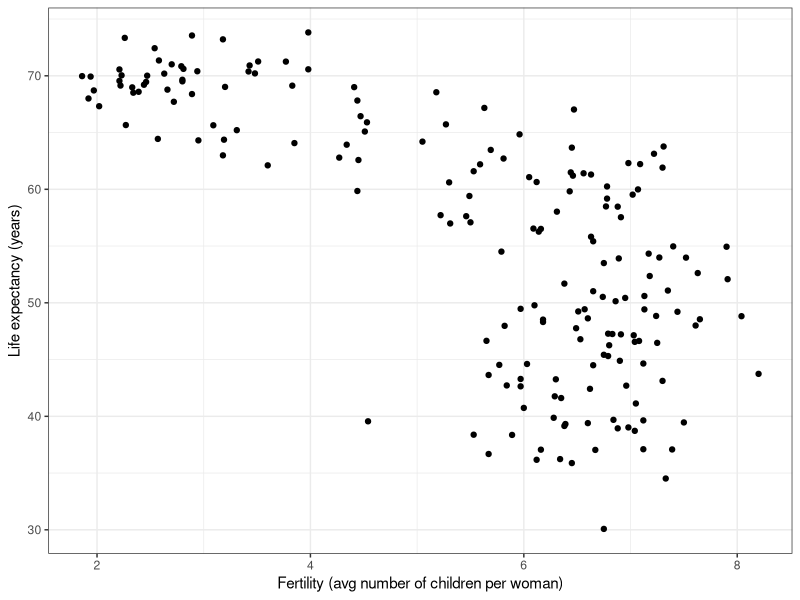
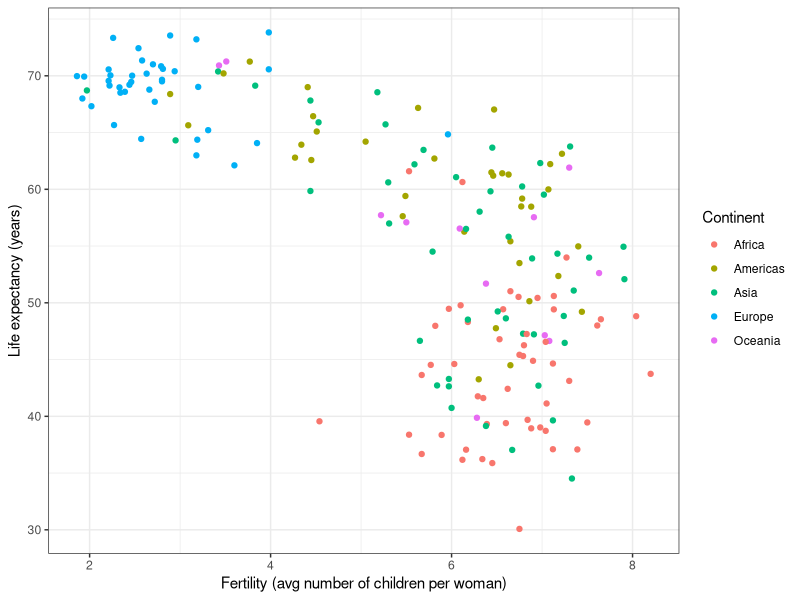
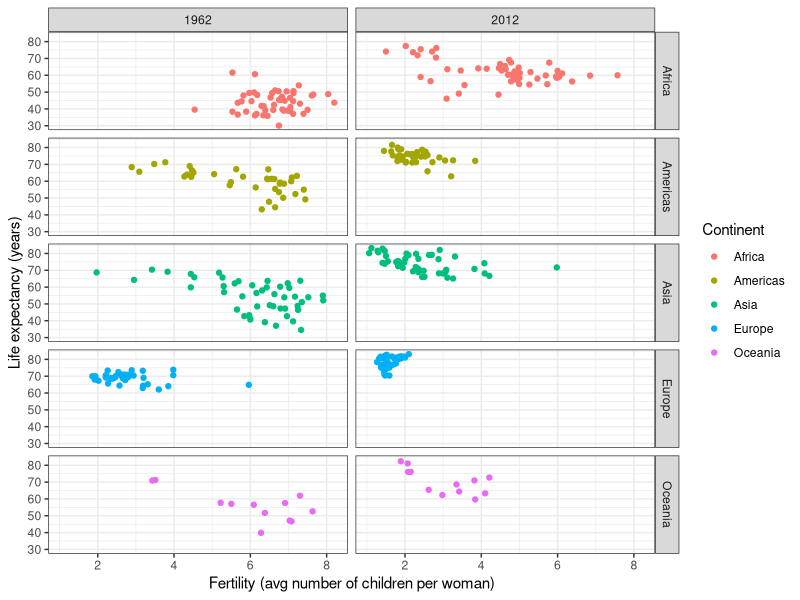
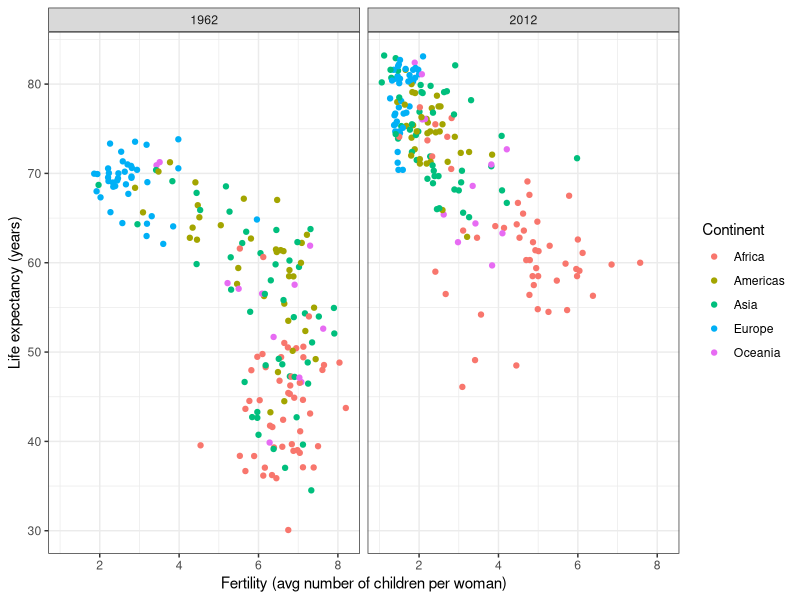
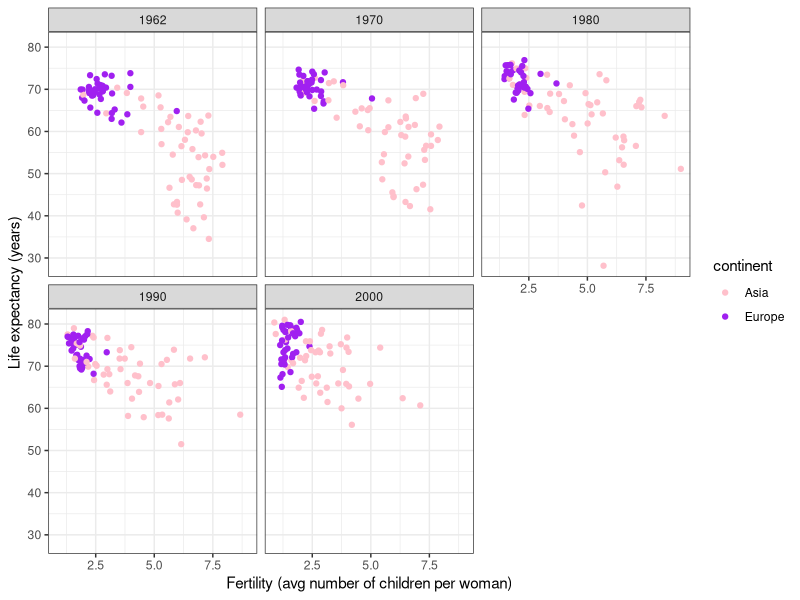
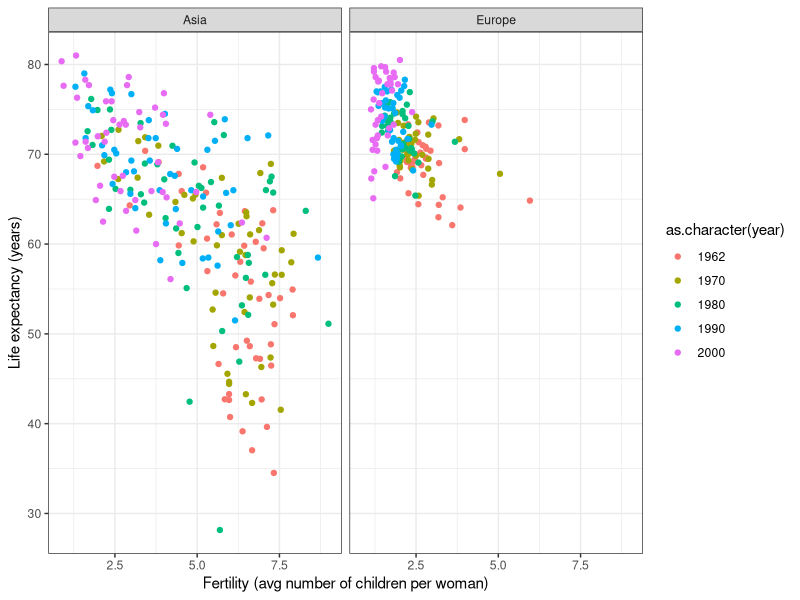
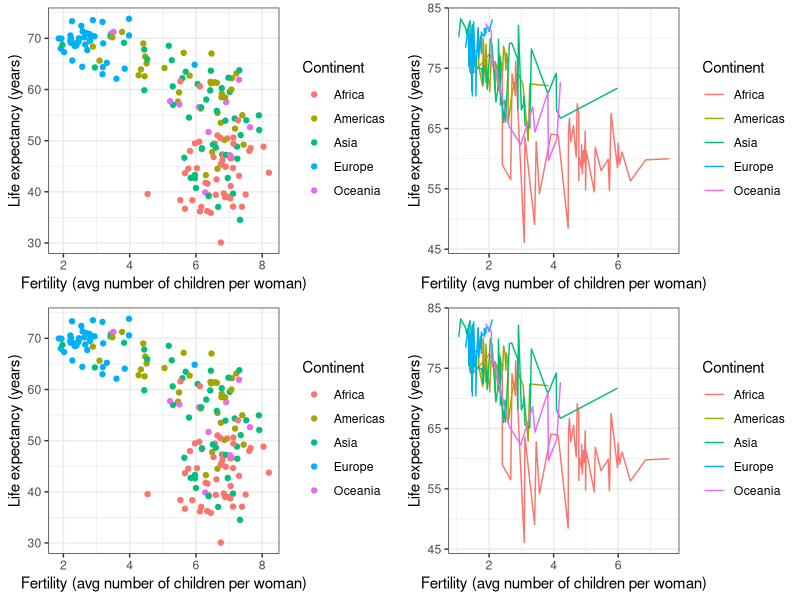
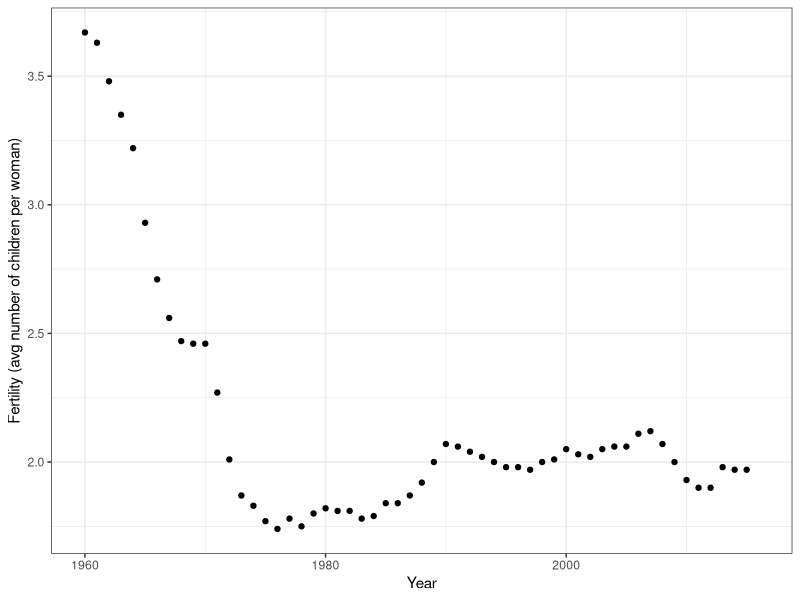

Here is the R script that generated these plots, in order:
## ---- chunk 1
knitr::opts_chunk$set(echo = TRUE)
## ---- chunk 2
library(dslabs)
data(gapminder)
head(gapminder)
## ---- chunk 3
library(tidyverse)
gapminder %>% filter(year == 2015 & country %in% c("Sri Lanka","Turkey")) %>% 
  select(country, infant_mortality)
## ---- chunk 4
comp_table <- tibble(comparison = rep(1:5, each = 2),
                     country = c("Sri Lanka", "Turkey", "Poland", "South Korea", "Malaysia", "Russia", "Pakistan","Vietnam","Thailand","South Africa"))

tmp <- gapminder %>% filter(year == 2015) %>% 
  select(country, infant_mortality) %>% 
  mutate(country = as.character(country)) ##to match characters to characters

tab <- inner_join(comp_table, tmp, by = "country") %>% select(-comparison)

bind_cols(slice(tab,seq(1,9,2)), slice(tab,seq(2,10,2))) %>% knitr::kable(col.names = c('Country_1', 'Infant_Mortality_1', 'Country_2', 'Infant_Mortality_2'))
## ---- chunk 5
ds_theme_set()


gapminder %>% 
  filter(year == 1962) %>% 
  ggplot(aes(x = fertility, y= life_expectancy)) +
  geom_point() +
  ylab("Life expectancy (years)") + 
  xlab("Fertility (avg number of children per woman)")
## ---- chunk 6
filter(gapminder, year == 1962) %>%
  ggplot(aes(fertility, life_expectancy)) +
  geom_point(aes(color = continent)) +
  xlab("Fertility (avg number of children per woman)") +
  ylab("Life expectancy (years)") + 
  scale_color_discrete(name = "Continent")
## ---- chunk 7
gapminder %>% filter(year %in% c(1962, 2012)) %>%
  ggplot(aes(fertility, life_expectancy, color = continent)) +
  geom_point() +
  facet_grid(continent~year) +
  xlab("Fertility (avg number of children per woman)") +
  ylab("Life expectancy (years)") + 
  scale_color_discrete(name = "Continent")
## ---- chunk 8
filter(gapminder, year %in% c(1962, 2012)) %>%
  ggplot(aes(fertility, life_expectancy, color = continent)) +
  geom_point() +
  facet_grid(. ~ year) +
  xlab("Fertility (avg number of children per woman)") +
  ylab("Life expectancy (years)") + 
  scale_color_discrete(name = "Continent")
## ---- chunk 9
years <- c(1962, 1970, 1980, 1990, 2000)
continents <- c("Europe", "Asia")
gapminder %>% 
  filter(year %in% years & continent %in% continents) %>%
  ggplot(aes(fertility, life_expectancy, color = continent)) +
  geom_point() +
  facet_wrap(. ~ year)  +
  xlab("Fertility (avg number of children per woman)") +
  ylab("Life expectancy (years)") + 
  scale_color_manual(values = c('pink', 'purple')) ### for custom colors


### "Invert Plot"
### facet by continent
### color by year
### x-y remains the same

gapminder %>% 
  filter(year %in% years & continent %in% continents) %>%
  ggplot(aes(x = fertility, y = life_expectancy, color = as.character(year))) + 
  geom_point() + 
  facet_wrap(~continent) + 
  xlab("Fertility (avg number of children per woman)") +
  ylab("Life expectancy (years)")

## ---- chunk 10
library(gridExtra)
p1 <- filter(gapminder, year == 1962) %>%
  ggplot(aes(fertility, life_expectancy, col = continent)) +
  geom_point()  +
  xlab("Fertility (avg number of children per woman)") +
  ylab("Life expectancy (years)") + 
  scale_color_discrete(name = "Continent")

p2 <- filter(gapminder, year == 2012) %>%
  ggplot(aes(fertility, life_expectancy, col = continent)) +
  # geom_point()  +
  geom_line() + 
  xlab("Fertility (avg number of children per woman)") +
  ylab("Life expectancy (years)") + 
  scale_color_discrete(name = "Continent")

grid.arrange(p1, p2, p1, p2, ncol = 2)
## ---- chunk 11
gapminder %>% filter(country == "United States") %>% 
  ggplot(aes(year, fertility)) +
  geom_point() +
  xlab("Year") +
  ylab("Fertility (avg number of children per woman)")
## ---- chunk 12
### Compute average fertility by year
df_avg <- 
  gapminder %>% 
  group_by(year, continent) %>% 
  summarize('mean_fertility' = mean(fertility)) %>% 
  ungroup()

gapminder %>% 
  ggplot(aes(year, fertility)) +
  facet_wrap(~continent) + 
  geom_line(aes(group = country), alpha = 0.2) +
  geom_line(data = df_avg, aes(x = year, y = mean_fertility, color = continent),lwd = 2) + 
  # geom_point() +
  xlab("Year") +
  ylab("Fertility (avg number of children per woman)")
## ---- chunk 13
countries <- c("South Korea", "Germany")
gapminder %>% filter(country %in% countries) %>% 
  ggplot(aes(year,fertility)) +
  geom_line() +
  xlab("Year") +
  ylab("Fertility (avg number of children per woman)")
## ---- chunk 14
countries <- c("South Korea", "Germany")
gapminder %>% filter(country %in% countries) %>% 
  ggplot(aes(year, fertility, group = country)) +
  geom_line() +
  xlab("Year") +
  ylab("Fertility (avg number of children per woman)")
## ---- chunk 15
countries <- c("South Korea", "Germany")
gapminder %>% filter(country %in% countries) %>% 
  ggplot(aes(year, fertility, color = country)) +
  geom_line() +
  xlab("Year") +
  ylab("Fertility (avg number of children per woman)") + 
  scale_color_discrete(name = "Country")
## ---- chunk 16
labels <- data.frame(country = countries, x = c(1975, 1965), y = c(5, 2.75))

gapminder %>% filter(country %in% countries) %>% 
  ggplot(aes(year, fertility, color = country)) +
  geom_line() +
  geom_text(data = labels, aes(x, y, label = country), size = 5) +
  theme(legend.position = "none") +
  xlab("Year") +
  ylab("Fertility (avg number of children per woman)")
## ---- chunk 17
gapminder <- gapminder %>% 
  mutate(dollars_per_day = gdp/population/365)
## ---- chunk 18
past_year <- 1970
gapminder %>% 
  filter(year == past_year & !is.na(gdp)) %>%
  ggplot(aes(x = dollars_per_day)) + 
  geom_histogram(binwidth = 1, color = "black", fill = "pink") +
  xlab("Dollars per day") +
  ylab("Number of countries")
## ---- chunk 19
gapminder %>% 
  filter(year == past_year & !is.na(gdp)) %>%
  ggplot(aes(log2(dollars_per_day))) + 
  geom_histogram(binwidth = 1, color = "black") +
  xlab("Dollars per day (log2 scale)") +
  ylab("Number of countries")
## ---- chunk 20
gapminder %>% filter(year == past_year) %>%
  ggplot(aes(log10(population))) +
  geom_histogram(binwidth = 0.5, color = "black") +
  xlab("Population (log10 scale)") +
  ylab("Number of countries")

gapminder %>% filter(year == past_year) %>%
  ggplot(aes(population)) +
  geom_histogram(binwidth = 0.5, color = "black") +
  scale_x_log10() + 
  xlab("Population (log10 scale)") +
  ylab("Number of countries")


## ---- chunk 21
gapminder %>% 
  filter(year == past_year & !is.na(gdp)) %>%
  ggplot(aes(dollars_per_day)) + 
  geom_histogram(binwidth = 1, color = "black") +
  scale_x_continuous(trans = "log2") +
  xlab("Dollars per day") +
  ylab("Number of countries")
## ---- chunk 22
levels(gapminder$region)
length(levels(gapminder$region))
## ---- chunk 23
p <- gapminder %>% 
  filter(year == past_year & !is.na(gdp)) %>%
  ggplot(aes(region, dollars_per_day))  +
  xlab("Region") +
  ylab("Dollars per day")
p + geom_boxplot() 
## ---- chunk 24
p + geom_boxplot() +
  theme(axis.text.x = element_text(angle = 90, hjust = 1))  +
  xlab("") +
  ylab("Dollars per day")
## ---- chunk 25
fac <- factor(c("Asia", "Asia", "West", "West", "West"))
levels(fac)

value <- c(10, 11, 12, 6, 4)
fac <- reorder(fac, value, FUN = mean)
levels(fac)
## ---- chunk 26
p <- gapminder %>% 
  filter(year == past_year & !is.na(gdp)) %>%
  mutate(region = reorder(region, dollars_per_day, FUN = median)) %>%
  ggplot(aes(region, dollars_per_day, fill = continent)) +
  geom_boxplot() +
  theme(axis.text.x = element_text(angle = 90, hjust = 1)) +
  xlab("") +
  ylab("Dollars per day") +
  labs(fill = "Continent")
p
## ---- chunk 27
p + scale_y_continuous(trans = "log2")
## ---- chunk 28
p + scale_y_continuous(trans = "log2") + 
  geom_point() +
  xlab("") +
  ylab("Dollars per day") +
  labs(fill = "Continent")
## ---- chunk 29
west <- c("Western Europe","Northern Europe","Southern Europe",
          "Northern America","Australia and New Zealand")
## ---- chunk 30
gapminder %>% 
  filter(year == past_year & !is.na(gdp)) %>%
  mutate(group = ifelse(region %in% west, "West", "Developing")) %>%
  ggplot(aes(dollars_per_day)) +
  geom_histogram(binwidth = 1, color = "black") +
  scale_x_continuous(trans = "log2") + 
  facet_grid(. ~ group)  +
  xlab("Number of countries") +
  ylab("Dollars per day")
## ---- chunk 31
past_year <- 1970
present_year <- 2010
gapminder %>% 
  filter(year %in% c(past_year, present_year) & !is.na(gdp)) %>%
  mutate(group = ifelse(region %in% west, "West", "Developing")) %>%
  ggplot(aes(dollars_per_day)) +
  geom_histogram(binwidth = 1, color = "black") +
  scale_x_continuous(trans = "log2") + 
  facet_grid(year ~ group)  +
  xlab("Number of countries") +
  ylab("Dollars per day")
## ---- chunk 32
country_list_1 <- gapminder %>% 
  filter(year == past_year & !is.na(dollars_per_day)) %>% .$country

country_list_2 <- gapminder %>% 
  filter(year == present_year & !is.na(dollars_per_day)) %>% .$country

country_list <- intersect(country_list_1, country_list_2)
## ---- chunk 33
gapminder %>% 
  filter(year %in% c(past_year, present_year) & country %in% country_list) %>%
  mutate(group = ifelse(region %in% west, "West", "Developing")) %>%
  ggplot(aes(dollars_per_day)) +
  geom_histogram(binwidth = 1, color = "black") +
  scale_x_continuous(trans = "log2") + 
  facet_grid(year ~ group)  +
  xlab("Number of countries") +
  ylab("Dollars per day")
## ---- chunk 34
p <- gapminder %>% 
  filter(year %in% c(past_year, present_year) & country %in% country_list) %>%
  mutate(region = reorder(region, dollars_per_day, FUN = median)) %>%
  ggplot() +
  theme(axis.text.x = element_text(angle = 90, hjust = 1)) +
  xlab("") +
  ylab("Dollars per day") +
  scale_y_continuous(trans = "log2") +
  labs(fill = "Continent")
## ---- chunk 35
p + geom_boxplot(aes(region, dollars_per_day, fill = continent)) +
  facet_grid(year~.)
## ---- chunk 36
p + geom_boxplot(aes(region, dollars_per_day, fill = factor(year))) +
  labs(fill = "Year")
## ---- chunk 37
gapminder %>% 
  filter(year %in% c(past_year, present_year) & country %in% country_list) %>%
  mutate(year = ifelse(year == past_year, "past", "present")) %>%
  select(country, region, continent, year, dollars_per_day) %>%
  head()
## ---- chunk 38
gapminder %>% 
  filter(year %in% c(past_year, present_year) & country %in% country_list) %>%
  mutate(year = ifelse(year == past_year, "past", "present")) %>%
  select(country, region, continent, year, dollars_per_day) %>%
  spread(year, dollars_per_day) %>%
  head()
## ---- chunk 39
gapminder %>% 
  filter(year %in% c(past_year, present_year) & country %in% country_list) %>%
  mutate(year = ifelse(year == past_year, "past", "present")) %>%
  select(country, region, continent, year, dollars_per_day) %>%
  spread(year, dollars_per_day)  %>%
  mutate(difference = present/past) %>%
  mutate(region = reorder(region, difference, FUN = median)) %>%
  ggplot(aes(region,  difference, fill = factor(continent))) +
  geom_boxplot() + 
  geom_point(show.legend = FALSE) +
  theme(axis.text.x = element_text(angle = 90, hjust = 1)) +
  xlab("") + ylab("Fold Increase Between 1970 and 2010") +
  labs(fill = "Continent") +
  scale_y_continuous(trans = "log2")  
## ---- chunk 40
ylab(paste("Fold Increase Between", past_year, "and", present_year))
## ---- chunk 41
gapminder %>% 
  filter(year %in% c(past_year, present_year) & country %in% country_list) %>%
  ggplot(aes(dollars_per_day)) +
  geom_density(fill = "grey") + 
  scale_x_continuous(trans = "log2") + 
  xlab("Dollars per day") +
  facet_grid(year~.)
## ---- chunk 42
gapminder %>% 
  filter(year == past_year & country %in% country_list) %>%
  mutate(group = ifelse(region %in% west, "West", "Developing")) %>% group_by(group) %>% 
  summarize(n=n()) %>% knitr::kable()
## ---- chunk 43
gapminder %>% 
  filter(year %in% c(past_year, present_year) & country %in% country_list) %>%
  mutate(group = ifelse(region %in% west, "West", "Developing")) %>%
  ggplot(aes(dollars_per_day, fill = group)) +
  scale_x_continuous(trans = "log2") +
  geom_density(alpha = 0.2) + 
  facet_grid(year ~ .) +
  xlab("Dollars per day") +
  labs(fill = "Group")
## ---- chunk 44
p <- gapminder %>% 
  filter(year %in% c(past_year, present_year) & country %in% country_list) %>%
  mutate(group = ifelse(region %in% west, "West", "Developing")) %>%
  ggplot(aes(dollars_per_day, y = ..count.., fill = group)) +
  scale_x_continuous(trans = "log2") +
  xlab("Dollars per day") +
  labs(fill = "Group")

p + geom_density(alpha = 0.2) + facet_grid(year ~ .)
## ---- chunk 45
p + geom_density(alpha = 0.2, bw = 0.75) + facet_grid(year ~ .)
## ---- chunk 46
gapminder <- gapminder %>% 
  mutate(group = case_when(
    region %in% west ~ "West",
    region %in% c("Eastern Asia", "South-Eastern Asia") ~ "East Asia",
    region %in% c("Caribbean", "Central America", "South America") ~ "Latin America",
    continent == "Africa" & region != "Northern Africa" ~ "Sub-Saharan Africa",
    TRUE ~ "Others"))
## ---- chunk 47
gapminder <- gapminder %>% 
  mutate(group = factor(group, levels = c("Others", "Latin America", "East Asia","Sub-Saharan Africa", "West")))
## ---- chunk 48
p <- gapminder %>% 
  filter(year %in% c(past_year, present_year) & country %in% country_list) %>%
  ggplot(aes(dollars_per_day, y = ..count.., fill = group, color = group)) +
  scale_x_continuous(trans = "log2")

p + geom_density(alpha = 0.2, bw = 0.75, size = 2) + facet_grid(year ~ .)
## ---- chunk 49
p + geom_density(alpha = 0.2, bw = 0.75, position = "stack") + facet_grid(year ~ .)
## ---- chunk 50
gapminder %>% 
  filter(year %in% c(past_year, present_year) & country %in% country_list) %>%
  group_by(year) %>%
  mutate(weight = population/sum(population)) %>%
  ungroup() %>%
  ggplot(aes(dollars_per_day, fill = group, weight = weight)) +
  scale_x_continuous(trans = "log2") + 
  geom_density(alpha = 0.2, bw = 0.75, position = "stack") + facet_grid(year ~ .) 
## ---- chunk 51
gapminder <- gapminder %>% 
  mutate(group = case_when(
    region %in% west ~ "The West",
    region %in% "Northern Africa" ~ "Northern Africa",
    region %in% c("Eastern Asia", "South-Eastern Asia") ~ "East Asia",
    region == "Southern Asia"~ "Southern Asia",
    region %in% c("Central America", "South America", "Caribbean") ~ "Latin America",
    continent == "Africa" & region != "Northern Africa" ~ "Sub-Saharan Africa",
    region %in% c("Melanesia", "Micronesia", "Polynesia") ~ "Pacific Islands"))
## ---- chunk 52
surv_income <- gapminder %>% 
  filter(year %in% present_year & !is.na(gdp) & !is.na(infant_mortality) & !is.na(group)) %>%
  group_by(group) %>%
  summarize(income = sum(gdp)/sum(population)/365,
            infant_survival_rate = 1-sum(infant_mortality/1000*population)/sum(population)) 

surv_income %>% arrange(income)
## ---- chunk 53
surv_income %>% ggplot(aes(income, infant_survival_rate, label = group, color = group)) +
  scale_x_continuous(trans = "log2", limit = c(0.25, 150)) +
  scale_y_continuous(trans = "logit", limit = c(0.875, .9981), 
                     breaks = c(.85,.90,.95,.99,.995,.998)) +
  geom_label(size = 3, show.legend = FALSE) +
  xlab("Dollars per day") +
  ylab("Infant survival rate")
## ---- chunk 54
library(ggrepel)
highlight <- c("Sierra Leone", "Mauritius",  "Sudan", "Botswana", "Tunisia",
               "Cambodia","Singapore","Chile", "Haiti", "Bolivia",
               "United States","Sweden", "Angola", "Serbia")

gapminder %>% filter(year %in% present_year & !is.na(gdp) & !is.na(infant_mortality) & !is.na(group) ) %>%
  ggplot(aes(dollars_per_day, 1 - infant_mortality/1000, color = group, label = country)) +
  scale_x_continuous(trans = "log2", limits=c(0.25, 150)) +
  scale_y_continuous(trans = "logit",limit=c(0.875, .9981),
                     breaks=c(.85,.90,.95,.99,.995,.998)) + 
  geom_point(alpha = 0.5, size = 3) +
  geom_text_repel(size = 4, show.legend = FALSE,
                  data = filter(gapminder, year %in% present_year & country %in% highlight)) +
  xlab("Dollars per day") +
  ylab("Infant survival rate") +
  labs("Region")
